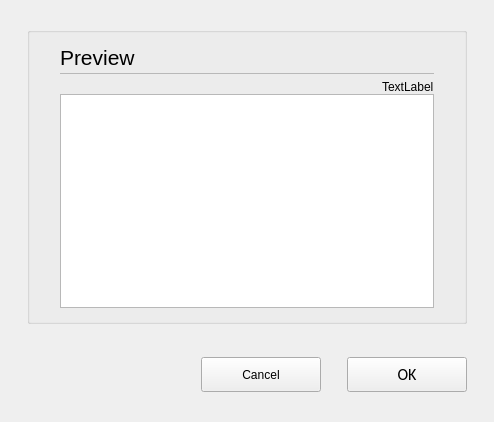
<?xml version="1.0" encoding="UTF-8"?>
<ui version="4.0">
 <class>C_SdCodeGenerationDialog</class>
 <widget class="QWidget" name="C_SdCodeGenerationDialog">
  <property name="geometry">
   <rect>
    <x>0</x>
    <y>0</y>
    <width>494</width>
    <height>422</height>
   </rect>
  </property>
  <property name="windowTitle">
   <string>C_SdCodeGenerationDialog</string>
  </property>
  <layout class="QVBoxLayout" name="verticalLayout">
   <property name="leftMargin">
    <number>27</number>
   </property>
   <property name="topMargin">
    <number>27</number>
   </property>
   <property name="rightMargin">
    <number>27</number>
   </property>
   <property name="bottomMargin">
    <number>0</number>
   </property>
   <item>
    <widget class="stw::opensyde_gui_elements::C_OgeGbx" name="pc_GroupBoxGeneral_5">
     <property name="title">
      <string/>
     </property>
     <layout class="QVBoxLayout" name="verticalLayout_7">
      <property name="spacing">
       <number>0</number>
      </property>
      <property name="leftMargin">
       <number>30</number>
      </property>
      <property name="rightMargin">
       <number>30</number>
      </property>
      <property name="bottomMargin">
       <number>13</number>
      </property>
      <item>
       <layout class="QHBoxLayout" name="horizontalLayout_8" stretch="0,1">
        <property name="spacing">
         <number>6</number>
        </property>
        <item>
         <widget class="stw::opensyde_gui_elements::C_OgeLabHeadingGroupBold" name="pc_LabelHeading">
          <property name="minimumSize">
           <size>
            <width>0</width>
            <height>30</height>
           </size>
          </property>
          <property name="maximumSize">
           <size>
            <width>16777215</width>
            <height>30</height>
           </size>
          </property>
          <property name="font">
           <font>
            <family>Segoe UI</family>
            <pointsize>16</pointsize>
           </font>
          </property>
          <property name="text">
           <string>Preview</string>
          </property>
         </widget>
        </item>
        <item>
         <spacer name="horizontalSpacer_11">
          <property name="orientation">
           <enum>Qt::Horizontal</enum>
          </property>
          <property name="sizeHint" stdset="0">
           <size>
            <width>40</width>
            <height>1</height>
           </size>
          </property>
         </spacer>
        </item>
       </layout>
      </item>
      <item>
       <layout class="QHBoxLayout" name="horizontalLayout_21" stretch="0">
        <property name="spacing">
         <number>0</number>
        </property>
        <property name="topMargin">
         <number>1</number>
        </property>
        <property name="rightMargin">
         <number>0</number>
        </property>
        <property name="bottomMargin">
         <number>0</number>
        </property>
        <item>
         <widget class="stw::opensyde_gui_elements::C_OgeFraSeparator" name="pc_Frame_4">
          <property name="minimumSize">
           <size>
            <width>0</width>
            <height>1</height>
           </size>
          </property>
          <property name="maximumSize">
           <size>
            <width>16777215</width>
            <height>1</height>
           </size>
          </property>
          <property name="frameShape">
           <enum>QFrame::StyledPanel</enum>
          </property>
          <property name="frameShadow">
           <enum>QFrame::Raised</enum>
          </property>
         </widget>
        </item>
       </layout>
      </item>
      <item>
       <spacer name="verticalSpacer_7">
        <property name="orientation">
         <enum>Qt::Vertical</enum>
        </property>
        <property name="sizeType">
         <enum>QSizePolicy::Fixed</enum>
        </property>
        <property name="sizeHint" stdset="0">
         <size>
          <width>6</width>
          <height>6</height>
         </size>
        </property>
       </spacer>
      </item>
      <item>
       <layout class="QHBoxLayout" name="horizontalLayout_10">
        <item>
         <spacer name="horizontalSpacer_2">
          <property name="orientation">
           <enum>Qt::Horizontal</enum>
          </property>
          <property name="sizeHint" stdset="0">
           <size>
            <width>1</width>
            <height>10</height>
           </size>
          </property>
         </spacer>
        </item>
        <item>
         <widget class="stw::opensyde_gui_elements::C_OgeLabGroupItem" name="pc_SelectionLabel">
          <property name="text">
           <string>TextLabel</string>
          </property>
         </widget>
        </item>
       </layout>
      </item>
      <item>
       <widget class="stw::opensyde_gui_elements::C_OgeTreeViewCheckable" name="pc_TreeView"/>
      </item>
     </layout>
    </widget>
   </item>
   <item>
    <spacer name="verticalSpacer_8">
     <property name="orientation">
      <enum>Qt::Vertical</enum>
     </property>
     <property name="sizeType">
      <enum>QSizePolicy::Fixed</enum>
     </property>
     <property name="sizeHint" stdset="0">
      <size>
       <width>20</width>
       <height>27</height>
      </size>
     </property>
    </spacer>
   </item>
   <item>
    <layout class="QHBoxLayout" name="horizontalLayout_22">
     <item>
      <spacer name="horizontalSpacer_9">
       <property name="orientation">
        <enum>Qt::Horizontal</enum>
       </property>
       <property name="sizeHint" stdset="0">
        <size>
         <width>40</width>
         <height>20</height>
        </size>
       </property>
      </spacer>
     </item>
     <item>
      <widget class="stw::opensyde_gui_elements::C_OgePubCancel" name="pc_PushButtonCancel">
       <property name="minimumSize">
        <size>
         <width>120</width>
         <height>35</height>
        </size>
       </property>
       <property name="maximumSize">
        <size>
         <width>120</width>
         <height>35</height>
        </size>
       </property>
       <property name="text">
        <string>Cancel</string>
       </property>
      </widget>
     </item>
     <item>
      <spacer name="horizontalSpacer">
       <property name="orientation">
        <enum>Qt::Horizontal</enum>
       </property>
       <property name="sizeType">
        <enum>QSizePolicy::Fixed</enum>
       </property>
       <property name="sizeHint" stdset="0">
        <size>
         <width>20</width>
         <height>20</height>
        </size>
       </property>
      </spacer>
     </item>
     <item>
      <widget class="stw::opensyde_gui_elements::C_OgePubDialog" name="pc_PushButtonOk">
       <property name="minimumSize">
        <size>
         <width>120</width>
         <height>35</height>
        </size>
       </property>
       <property name="maximumSize">
        <size>
         <width>120</width>
         <height>35</height>
        </size>
       </property>
       <property name="font">
        <font>
         <family>Calibri</family>
         <pointsize>12</pointsize>
        </font>
       </property>
       <property name="text">
        <string>OK</string>
       </property>
      </widget>
     </item>
    </layout>
   </item>
   <item>
    <spacer name="pc_VerticalSpacerButtonsObove">
     <property name="orientation">
      <enum>Qt::Vertical</enum>
     </property>
     <property name="sizeType">
      <enum>QSizePolicy::Fixed</enum>
     </property>
     <property name="sizeHint" stdset="0">
      <size>
       <width>20</width>
       <height>30</height>
      </size>
     </property>
    </spacer>
   </item>
  </layout>
 </widget>
 <customwidgets>
  <customwidget>
   <class>stw::opensyde_gui_elements::C_OgeFraSeparator</class>
   <extends>QFrame</extends>
   <header>C_OgeFraSeparator.hpp</header>
   <container>1</container>
  </customwidget>
  <customwidget>
   <class>stw::opensyde_gui_elements::C_OgeLabHeadingGroupBold</class>
   <extends>QLabel</extends>
   <header>C_OgeLabHeadingGroupBold.hpp</header>
  </customwidget>
  <customwidget>
   <class>stw::opensyde_gui_elements::C_OgePubDialog</class>
   <extends>QPushButton</extends>
   <header>C_OgePubDialog.hpp</header>
  </customwidget>
  <customwidget>
   <class>stw::opensyde_gui_elements::C_OgeGbx</class>
   <extends>QGroupBox</extends>
   <header>C_OgeGbx.hpp</header>
   <container>1</container>
  </customwidget>
  <customwidget>
   <class>stw::opensyde_gui_elements::C_OgePubCancel</class>
   <extends>QPushButton</extends>
   <header>C_OgePubCancel.hpp</header>
  </customwidget>
  <customwidget>
   <class>stw::opensyde_gui_elements::C_OgeLabGroupItem</class>
   <extends>QLabel</extends>
   <header>C_OgeLabGroupItem.hpp</header>
  </customwidget>
  <customwidget>
   <class>stw::opensyde_gui_elements::C_OgeTreeViewCheckable</class>
   <extends>QTreeView</extends>
   <header>C_OgeTreeViewCheckable.hpp</header>
  </customwidget>
 </customwidgets>
 <resources/>
 <connections/>
</ui>
